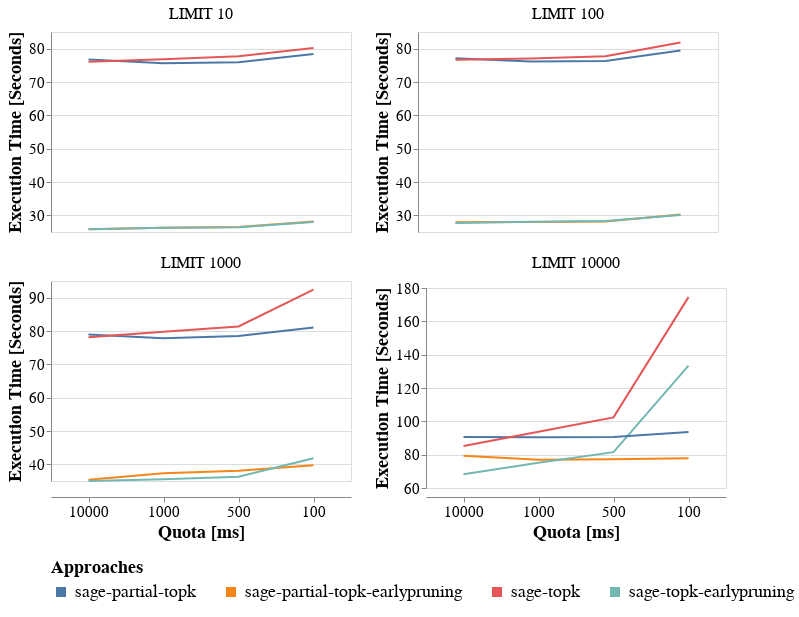

The notebook cell this image was saved under:
### Code cell
base = alt.Chart(df).properties(height=200, width=300)

base.mark_line().encode(
    x=alt.X(
        "quota:N",
        title="Quota [ms]",
        sort=["10000", "1000", "500", "100"],
        axis=alt.Axis(labelAngle=0)
    ),
    y=alt.Y(
        "execution_time:Q",
        title="Execution Time [Seconds]",
        scale=alt.Scale(zero=False)
    ),
    color=alt.Color(
        "approach:N",
        legend=alt.Legend(
            title="Approaches",
            labelFontSize=18,
            titleFontSize=18,
            orient="bottom",
            labelLimit=300,
            symbolStrokeWidth=10
        )
    ),
    facet=alt.Facet(
        "limit:N",
        columns=2,
        header=alt.Header(title=None, labelFontSize=16)
    )
).configure_axis(
    labelFontSize=15,
    titleFontSize=18
).resolve_scale(
    y="independent"
)

### Figure 1 — Vega-Lite specification as saved in the notebook (floating-point values rounded to 4 significant figures)
{"config": {"view": {"continuousWidth": 400, "continuousHeight": 300}, "axis": {"labelFontSize": 15, "titleFontSize": 18}}, "data": {"name": "data-68c11126c816fd43e89a983a812b2121"}, "mark": "line", "encoding": {"color": {"field": "approach", "legend": {"labelFontSize": 18, "labelLimit": 300, "orient": "bottom", "symbolStrokeWidth": 10, "title": "Approaches", "titleFontSize": 18}, "type": "nominal"}, "facet": {"columns": 2, "field": "limit", "header": {"labelFontSize": 16, "title": null}, "type": "nominal"}, "x": {"axis": {"labelAngle": 0}, "field": "quota", "sort": ["10000", "1000", "500", "100"], "title": "Quota [ms]", "type": "nominal"}, "y": {"field": "execution_time", "scale": {"zero": false}, "title": "Execution Time [Seconds]", "type": "quantitative"}}, "height": 200, "resolve": {"scale": {"y": "independent"}}, "width": 300, "$schema": "https://vega.github.io/schema/vega-lite/v4.17.0.json", "datasets": {"data-68c11126c816fd43e89a983a812b2121": [{"xp": "earlypruning", "approach": "sage-partial-topk-earlypruning", "quota": "100", "limit": "LIMIT 10", "run": 2.0, "execution_time": 28.15, "data_transfer": 2.648, "http_calls": 291.0, "solutions": 400.0, "resuming_time": 2.618, "saving_time": 0.07836}, {"xp": "earlypruning", "approach": "sage-partial-topk-earlypruning", "quota": "100", "limit": "LIMIT 100", "run": 2.0, "execution_time": 30.28, "data_transfer": 5.789, "http_calls": 309.0, "solutions": 3558.0, "resuming_time": 2.682, "saving_time": 0.08248}, {"xp": "earlypruning", "approach": "sage-partial-topk-earlypruning", "quota": "100", "limit": "LIMIT 1000", "run": 2.0, "execution_time": 39.75, "data_transfer": 35.39, "http_calls": 378.3, "solutions": 29780.0, "resuming_time": 3.356, "saving_time": 0.09868}, {"xp": "earlypruning", "approach": "sage-partial-topk-earlypruning", "quota": "100", "limit": "LIMIT 10000", "run": 2.0, "execution_time": 77.82, "data_transfer": 186.6, "http_calls": 655.0, "solutions": 199200.0, "resuming_time": 5.448, "saving_time": 0.1536}, {"xp": "earlypruning", "approach": "sage-partial-topk-earlypruning", "quota": "1000", "limit": "LIMIT 10", "run": 2.0, "execution_time": 26.25, "data_transfer": 0.4436, "http_calls": 57.0, "solutions": 400.0, "resuming_time": 0.4362, "saving_time": 0.006693}, {"xp": "earlypruning", "approach": "sage-partial-topk-earlypruning", "quota": "1000", "limit": "LIMIT 100", "run": 2.0, "execution_time": 28.02, "data_transfer": 2.343, "http_calls": 57.0, "solutions": 3558.0, "resuming_time": 0.4432, "saving_time": 0.006579}, {"xp": "earlypruning", "approach": "sage-partial-topk-earlypruning", "quota": "1000", "limit": "LIMIT 1000", "run": 2.0, "execution_time": 37.31, "data_transfer": 19.08, "http_calls": 64.0, "solutions": 29780.0, "resuming_time": 0.517, "saving_time": 0.00843}, {"xp": "earlypruning", "approach": "sage-partial-topk-earlypruning", "quota": "1000", "limit": "LIMIT 10000", "run": 2.0, "execution_time": 77.02, "data_transfer": 204.3, "http_calls": 116.0, "solutions": 199200.0, "resuming_time": 0.9788, "saving_time": 0.02176}, {"xp": "earlypruning", "approach": "sage-partial-topk-earlypruning", "quota": "10000", "limit": "LIMIT 10", "run": 2.0, "execution_time": 25.85, "data_transfer": 0.2376, "http_calls": 40.0, "solutions": 400.0, "resuming_time": 0.2732, "saving_time": 1.311e-05}, {"xp": "earlypruning", "approach": "sage-partial-topk-earlypruning", "quota": "10000", "limit": "LIMIT 100", "run": 2.0, "execution_time": 27.96, "data_transfer": 1.741, "http_calls": 40.0, "solutions": 3558.0, "resuming_time": 0.2852, "saving_time": 1.264e-05}, {"xp": "earlypruning", "approach": "sage-partial-topk-earlypruning", "quota": "10000", "limit": "LIMIT 1000", "run": 2.0, "execution_time": 35.36, "data_transfer": 13.12, "http_calls": 40.0, "solutions": 29780.0, "resuming_time": 0.3098, "saving_time": 1.526e-05}, {"xp": "earlypruning", "approach": "sage-partial-topk-earlypruning", "quota": "10000", "limit": "LIMIT 10000", "run": 2.0, "execution_time": 79.36, "data_transfer": 211.1, "http_calls": 83.0, "solutions": 199200.0, "resuming_time": 0.6854, "saving_time": 0.01287}, {"xp": "earlypruning", "approach": "sage-partial-topk-earlypruning", "quota": "500", "limit": "LIMIT 10", "run": 2.0, "execution_time": 26.48, "data_transfer": 0.674, "http_calls": 80.33, "solutions": 400.0, "resuming_time": 0.6449, "saving_time": 0.01441}, {"xp": "earlypruning", "approach": "sage-partial-topk-earlypruning", "quota": "500", "limit": "LIMIT 100", "run": 2.0, "execution_time": 28.18, "data_transfer": 2.692, "http_calls": 81.67, "solutions": 3558.0, "resuming_time": 0.6489, "saving_time": 0.01419}, {"xp": "earlypruning", "approach": "sage-partial-topk-earlypruning", "quota": "500", "limit": "LIMIT 1000", "run": 2.0, "execution_time": 38.1, "data_transfer": 23.75, "http_calls": 99.0, "solutions": 29780.0, "resuming_time": 0.8784, "saving_time": 0.01885}, {"xp": "earlypruning", "approach": "sage-partial-topk-earlypruning", "quota": "500", "limit": "LIMIT 10000", "run": 2.0, "execution_time": 77.3, "data_transfer": 202.2, "http_calls": 168.7, "solutions": 199200.0, "resuming_time": 1.356, "saving_time": 0.03546}, {"xp": "earlypruning", "approach": "sage-topk-earlypruning", "quota": "100", "limit": "LIMIT 10", "run": 2.0, "execution_time": 27.97, "data_transfer": 5.984, "http_calls": 292.3, "solutions": 400.0, "resuming_time": 2.633, "saving_time": 0.1166}, {"xp": "earlypruning", "approach": "sage-topk-earlypruning", "quota": "100", "limit": "LIMIT 100", "run": 2.0, "execution_time": 30.1, "data_transfer": 36.69, "http_calls": 307.7, "solutions": 3558.0, "resuming_time": 3.157, "saving_time": 0.3926}, {"xp": "earlypruning", "approach": "sage-topk-earlypruning", "quota": "100", "limit": "LIMIT 1000", "run": 2.0, "execution_time": 41.82, "data_transfer": 348.0, "http_calls": 372.3, "solutions": 29780.0, "resuming_time": 8.219, "saving_time": 3.661}, {"xp": "earlypruning", "approach": "sage-topk-earlypruning", "quota": "100", "limit": "LIMIT 10000", "run": 2.0, "execution_time": 133.4, "data_transfer": 5039.0, "http_calls": 689.7, "solutions": 199200.0, "resuming_time": 64.96, "saving_time": 52.21}, {"xp": "earlypruning", "approach": "sage-topk-earlypruning", "quota": "1000", "limit": "LIMIT 10", "run": 2.0, "execution_time": 26.24, "data_transfer": 0.6386, "http_calls": 57.0, "solutions": 400.0, "resuming_time": 0.4431, "saving_time": 0.009988}, {"xp": "earlypruning", "approach": "sage-topk-earlypruning", "quota": "1000", "limit": "LIMIT 100", "run": 2.0, "execution_time": 28.04, "data_transfer": 3.939, "http_calls": 57.0, "solutions": 3558.0, "resuming_time": 0.501, "saving_time": 0.0284}, {"xp": "earlypruning", "approach": "sage-topk-earlypruning", "quota": "1000", "limit": "LIMIT 1000", "run": 2.0, "execution_time": 35.55, "data_transfer": 34.1, "http_calls": 61.33, "solutions": 29780.0, "resuming_time": 0.7816, "saving_time": 0.2221}, {"xp": "earlypruning", "approach": "sage-topk-earlypruning", "quota": "1000", "limit": "LIMIT 10000", "run": 2.0, "execution_time": 75.13, "data_transfer": 502.5, "http_calls": 107.0, "solutions": 199200.0, "resuming_time": 6.072, "saving_time": 4.49}, {"xp": "earlypruning", "approach": "sage-topk-earlypruning", "quota": "10000", "limit": "LIMIT 10", "run": 2.0, "execution_time": 25.85, "data_transfer": 0.1919, "http_calls": 40.0, "solutions": 400.0, "resuming_time": 0.2925, "saving_time": 1.295e-05}, {"xp": "earlypruning", "approach": "sage-topk-earlypruning", "quota": "10000", "limit": "LIMIT 100", "run": 2.0, "execution_time": 27.68, "data_transfer": 1.346, "http_calls": 40.0, "solutions": 3558.0, "resuming_time": 0.2807, "saving_time": 1.208e-05}, {"xp": "earlypruning", "approach": "sage-topk-earlypruning", "quota": "10000", "limit": "LIMIT 1000", "run": 2.0, "execution_time": 35.02, "data_transfer": 9.938, "http_calls": 40.0, "solutions": 29780.0, "resuming_time": 0.3346, "saving_time": 1.311e-05}, {"xp": "earlypruning", "approach": "sage-topk-earlypruning", "quota": "10000", "limit": "LIMIT 10000", "run": 2.0, "execution_time": 68.26, "data_transfer": 61.25, "http_calls": 56.0, "solutions": 199200.0, "resuming_time": 0.4617, "saving_time": 0.004564}, {"xp": "earlypruning", "approach": "sage-topk-earlypruning", "quota": "500", "limit": "LIMIT 10", "run": 2.0, "execution_time": 26.4, "data_transfer": 1.177, "http_calls": 80.33, "solutions": 400.0, "resuming_time": 0.6828, "saving_time": 0.02124}, {"xp": "earlypruning", "approach": "sage-topk-earlypruning", "quota": "500", "limit": "LIMIT 100", "run": 2.0, "execution_time": 28.27, "data_transfer": 7.176, "http_calls": 82.0, "solutions": 3558.0, "resuming_time": 0.7948, "saving_time": 0.0678}, {"xp": "earlypruning", "approach": "sage-topk-earlypruning", "quota": "500", "limit": "LIMIT 1000", "run": 2.0, "execution_time": 36.26, "data_transfer": 69.68, "http_calls": 95.0, "solutions": 29780.0, "resuming_time": 1.708, "saving_time": 0.5861}, {"xp": "earlypruning", "approach": "sage-topk-earlypruning", "quota": "500", "limit": "LIMIT 10000", "run": 2.0, "execution_time": 81.52, "data_transfer": 993.9, "http_calls": 169.3, "solutions": 199200.0, "resuming_time": 12.47, "saving_time": 9.605}, {"xp": "stateless", "approach": "sage-partial-topk", "quota": "100", "limit": "LIMIT 10", "run": 2.0, "execution_time": 78.43, "data_transfer": 4.958, "http_calls": 775.7, "solutions": 400.0, "resuming_time": 3.638, "saving_time": 0.1598}, {"xp": "stateless", "approach": "sage-partial-topk", "quota": "100", "limit": "LIMIT 100", "run": 2.0, "execution_time": 79.47, "data_transfer": 8.691, "http_calls": 778.7, "solutions": 3558.0, "resuming_time": 3.952, "saving_time": 0.1626}, {"xp": "stateless", "approach": "sage-partial-topk", "quota": "100", "limit": "LIMIT 1000", "run": 2.0, "execution_time": 81.08, "data_transfer": 40.45, "http_calls": 783.0, "solutions": 29780.0, "resuming_time": 3.9, "saving_time": 0.1604}, {"xp": "stateless", "approach": "sage-partial-topk", "quota": "100", "limit": "LIMIT 10000", "run": 2.0, "execution_time": 93.65, "data_transfer": 185.4, "http_calls": 799.3, "solutions": 199200.0, "resuming_time": 3.972, "saving_time": 0.1619}, {"xp": "stateless", "approach": "sage-partial-topk", "quota": "1000", "limit": "LIMIT 10", "run": 2.0, "execution_time": 75.64, "data_transfer": 0.6777, "http_calls": 102.0, "solutions": 400.0, "resuming_time": 0.58, "saving_time": 0.01762}, {"xp": "stateless", "approach": "sage-partial-topk", "quota": "1000", "limit": "LIMIT 100", "run": 2.0, "execution_time": 76.14, "data_transfer": 3.047, "http_calls": 102.0, "solutions": 3558.0, "resuming_time": 0.6016, "saving_time": 0.01616}, {"xp": "stateless", "approach": "sage-partial-topk", "quota": "1000", "limit": "LIMIT 1000", "run": 2.0, "execution_time": 77.79, "data_transfer": 21.82, "http_calls": 102.0, "solutions": 29780.0, "resuming_time": 0.6224, "saving_time": 0.0162}, {"xp": "stateless", "approach": "sage-partial-topk", "quota": "1000", "limit": "LIMIT 10000", "run": 2.0, "execution_time": 90.52, "data_transfer": 202.9, "http_calls": 122.0, "solutions": 199200.0, "resuming_time": 0.6822, "saving_time": 0.02093}, {"xp": "stateless", "approach": "sage-partial-topk", "quota": "10000", "limit": "LIMIT 10", "run": 2.0, "execution_time": 76.76, "data_transfer": 0.2376, "http_calls": 40.0, "solutions": 400.0, "resuming_time": 0.2761, "saving_time": 1.216e-05}, {"xp": "stateless", "approach": "sage-partial-topk", "quota": "10000", "limit": "LIMIT 100", "run": 2.0, "execution_time": 77.1, "data_transfer": 1.741, "http_calls": 40.0, "solutions": 3558.0, "resuming_time": 0.2819, "saving_time": 1.303e-05}, {"xp": "stateless", "approach": "sage-partial-topk", "quota": "10000", "limit": "LIMIT 1000", "run": 2.0, "execution_time": 78.92, "data_transfer": 13.12, "http_calls": 40.0, "solutions": 29780.0, "resuming_time": 0.3168, "saving_time": 1.454e-05}, {"xp": "stateless", "approach": "sage-partial-topk", "quota": "10000", "limit": "LIMIT 10000", "run": 2.0, "execution_time": 90.55, "data_transfer": 211.1, "http_calls": 83.0, "solutions": 199200.0, "resuming_time": 0.4737, "saving_time": 0.0109}, {"xp": "stateless", "approach": "sage-partial-topk", "quota": "500", "limit": "LIMIT 10", "run": 2.0, "execution_time": 75.96, "data_transfer": 1.155, "http_calls": 176.0, "solutions": 400.0, "resuming_time": 0.9386, "saving_time": 0.03449}, {"xp": "stateless", "approach": "sage-partial-topk", "quota": "500", "limit": "LIMIT 100", "run": 2.0, "execution_time": 76.28, "data_transfer": 3.782, "http_calls": 176.0, "solutions": 3558.0, "resuming_time": 0.9305, "saving_time": 0.03321}, {"xp": "stateless", "approach": "sage-partial-topk", "quota": "500", "limit": "LIMIT 1000", "run": 2.0, "execution_time": 78.49, "data_transfer": 26.0, "http_calls": 176.3, "solutions": 29780.0, "resuming_time": 1.01, "saving_time": 0.03419}, {"xp": "stateless", "approach": "sage-partial-topk", "quota": "500", "limit": "LIMIT 10000", "run": 2.0, "execution_time": 90.54, "data_transfer": 197.8, "http_calls": 191.0, "solutions": 199200.0, "resuming_time": 1.04, "saving_time": 0.03643}, {"xp": "stateless", "approach": "sage-topk", "quota": "100", "limit": "LIMIT 10", "run": 2.0, "execution_time": 80.19, "data_transfer": 12.81, "http_calls": 799.0, "solutions": 400.0, "resuming_time": 4.007, "saving_time": 0.259}, {"xp": "stateless", "approach": "sage-topk", "quota": "100", "limit": "LIMIT 100", "run": 2.0, "execution_time": 81.82, "data_transfer": 84.65, "http_calls": 799.7, "solutions": 3558.0, "resuming_time": 4.923, "saving_time": 0.9698}, {"xp": "stateless", "approach": "sage-topk", "quota": "100", "limit": "LIMIT 1000", "run": 2.0, "execution_time": 92.39, "data_transfer": 754.1, "http_calls": 809.0, "solutions": 29780.0, "resuming_time": 14.84, "saving_time": 8.655}, {"xp": "stateless", "approach": "sage-topk", "quota": "100", "limit": "LIMIT 10000", "run": 2.0, "execution_time": 174.5, "data_transfer": 6584.0, "http_calls": 866.7, "solutions": 199200.0, "resuming_time": 82.73, "saving_time": 70.25}, {"xp": "stateless", "approach": "sage-topk", "quota": "1000", "limit": "LIMIT 10", "run": 2.0, "execution_time": 76.81, "data_transfer": 1.22, "http_calls": 102.0, "solutions": 400.0, "resuming_time": 0.5831, "saving_time": 0.02465}, {"xp": "stateless", "approach": "sage-topk", "quota": "1000", "limit": "LIMIT 100", "run": 2.0, "execution_time": 77.07, "data_transfer": 8.301, "http_calls": 102.0, "solutions": 3558.0, "resuming_time": 0.6466, "saving_time": 0.08245}, {"xp": "stateless", "approach": "sage-topk", "quota": "1000", "limit": "LIMIT 1000", "run": 2.0, "execution_time": 79.78, "data_transfer": 71.94, "http_calls": 103.0, "solutions": 29780.0, "resuming_time": 1.5, "saving_time": 0.628}, {"xp": "stateless", "approach": "sage-topk", "quota": "1000", "limit": "LIMIT 10000", "run": 2.0, "execution_time": 93.74, "data_transfer": 654.0, "http_calls": 124.0, "solutions": 199200.0, "resuming_time": 7.703, "saving_time": 6.347}, {"xp": "stateless", "approach": "sage-topk", "quota": "10000", "limit": "LIMIT 10", "run": 2.0, "execution_time": 76.09, "data_transfer": 0.1919, "http_calls": 40.0, "solutions": 400.0, "resuming_time": 0.2982, "saving_time": 1.407e-05}, {"xp": "stateless", "approach": "sage-topk", "quota": "10000", "limit": "LIMIT 100", "run": 2.0, "execution_time": 76.7, "data_transfer": 1.346, "http_calls": 40.0, "solutions": 3558.0, "resuming_time": 0.2763, "saving_time": 1.367e-05}, {"xp": "stateless", "approach": "sage-topk", "quota": "10000", "limit": "LIMIT 1000", "run": 2.0, "execution_time": 78.11, "data_transfer": 9.938, "http_calls": 40.0, "solutions": 29780.0, "resuming_time": 0.2788, "saving_time": 1.383e-05}, {"xp": "stateless", "approach": "sage-topk", "quota": "10000", "limit": "LIMIT 10000", "run": 2.0, "execution_time": 85.25, "data_transfer": 61.24, "http_calls": 56.0, "solutions": 199200.0, "resuming_time": 0.3715, "saving_time": 0.004045}, {"xp": "stateless", "approach": "sage-topk", "quota": "500", "limit": "LIMIT 10", "run": 2.0, "execution_time": 77.7, "data_transfer": 2.458, "http_calls": 178.0, "solutions": 400.0, "resuming_time": 1.062, "saving_time": 0.05217}, {"xp": "stateless", "approach": "sage-topk", "quota": "500", "limit": "LIMIT 100", "run": 2.0, "execution_time": 77.7, "data_transfer": 16.52, "http_calls": 178.3, "solutions": 3558.0, "resuming_time": 1.16, "saving_time": 0.182}, {"xp": "stateless", "approach": "sage-topk", "quota": "500", "limit": "LIMIT 1000", "run": 2.0, "execution_time": 81.38, "data_transfer": 147.8, "http_calls": 179.7, "solutions": 29780.0, "resuming_time": 2.942, "saving_time": 1.476}, {"xp": "stateless", "approach": "sage-topk", "quota": "500", "limit": "LIMIT 10000", "run": 2.0, "execution_time": 102.4, "data_transfer": 1285.0, "http_calls": 202.3, "solutions": 199200.0, "resuming_time": 15.64, "saving_time": 13.04}]}}
